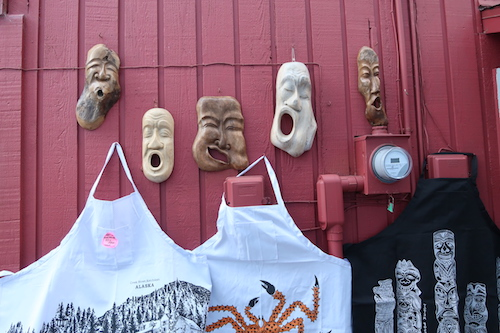
#> input picture 0_orientation/IMG_2292.JPG, 500 x 333 px
$ python grayscale_histogram.py --image ../0_orientation/IMG_2292.JPG
#> lines starting #> are read from the running program, lines starting #| are printed output that depends on the picture
import cv2
import matplotlib.pyplot as plt
import argparse

ap = argparse.ArgumentParser()
ap.add_argument('-i', '--image', required=True, help='Path to input image')
args = ap.parse_args()

image = cv2.imread(args.image)
#> image is the input picture: shape (333, 500, 3); mean B, G, R 125.5, 107.5, 142.4
cv2.imshow("Original", image)
cv2.waitKey(0)

# calc hist
hist = cv2.calcHist([image], [0], None, [256], [0, 256])
#> hist = 256 values, max 13588 at index 255, min 13 at index 1, mean 650.4

# plot hist
plt.figure()
plt.title("Grayscale Histogram")
plt.xlabel("Bins")
plt.ylabel("# of Pixels")
plt.xlim([0, 256])
plt.plot(hist)

# # Alternative way to do this
# plt.figure()
# hist2 = plt.hist(image[:, :, 0].flatten(), range=[0, 255], bins=255)
# plt.plot(hist2[1][:-1], hist2[0], 'ro')

# normalize
hist /= hist.sum()
#> hist = 256 values, max 0.0816 at index 255, min 7.81e-05 at index 1, mean 0.00391
plt.figure()
plt.title("Grayscale Histogram (Normalized)")
plt.xlabel("Bins")
plt.ylabel("# of Pixels")
plt.xlim([0, 256])
plt.plot(hist)

plt.show()
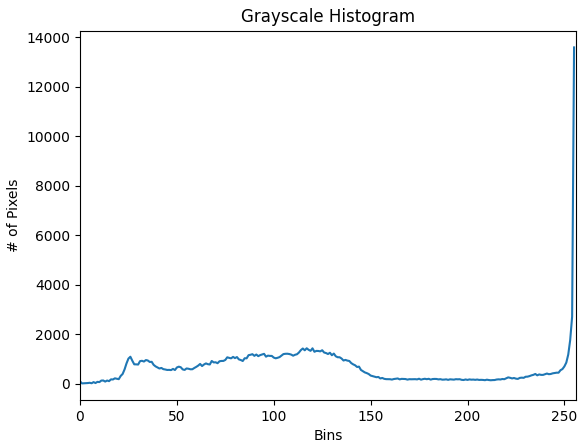
#> figure drawn by matplotlib, 1 panel; curve peaks at x = 255, y = 13588
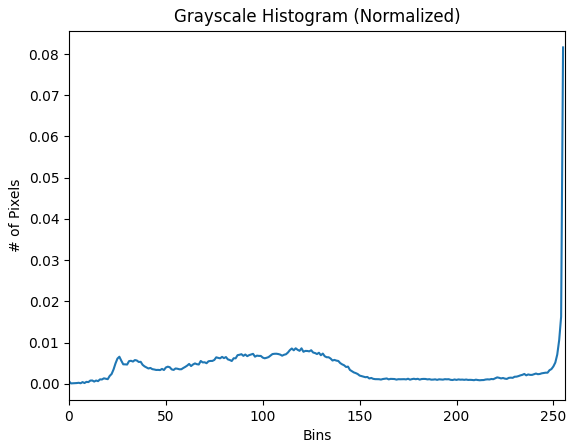
#> figure drawn by matplotlib, 1 panel; curve peaks at x = 255, y = 0.0816
